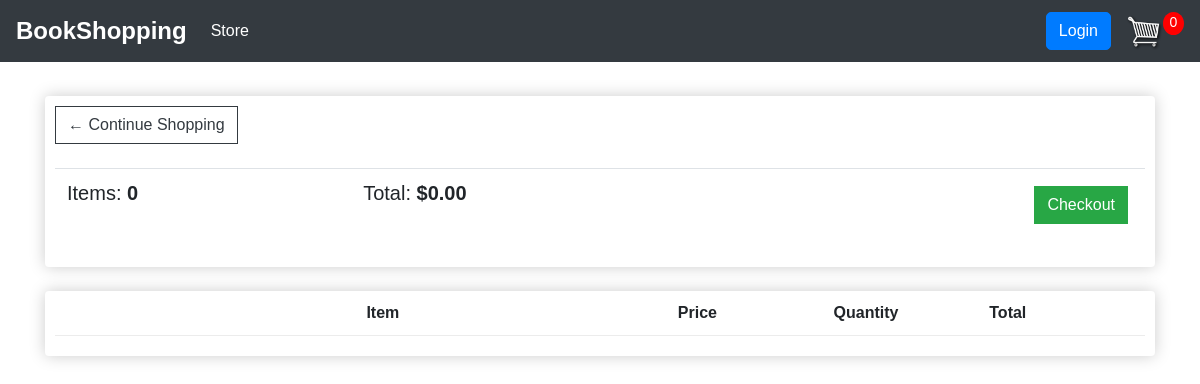
The app's page /cart/ (signed in), older data.
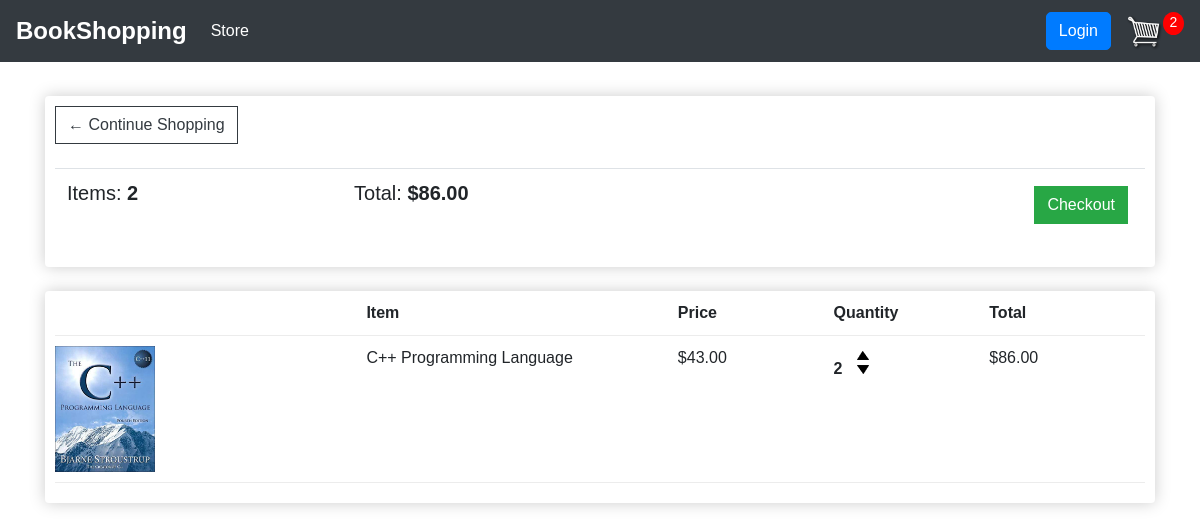
The same page, newer data.
### store/models.py (models this page shows, shortened)
class Order(models.Model):
    customer=models.ForeignKey(CustomUser,on_delete=models.SET_NULL,blank=True,null=True)
    date_ordered=models.DateTimeField(auto_now_add=True)
    complete=models.BooleanField(default=False,null=True,blank=False)
    transaction_id=models.CharField(max_length=200,null=True)
    @property
    def get_cart_total(self):
        orderitems=self.orderitem_set.all()
        total=sum([item.get_total for item in orderitems])
        return total
    @property
    def get_cart_items(self):
        orderitems=self.orderitem_set.all()
        total=sum([item.quantity for item in orderitems])
        return total

class OrderItem(models.Model):
    book=models.ForeignKey(Book,on_delete=models.SET_NULL,blank=True,null=True)
    order=models.ForeignKey(Order,on_delete=models.SET_NULL,blank=True,null=True)
    quantity=models.IntegerField(default=0,null=True,blank=True)
    date_added=models.DateTimeField(auto_now_add=True)
    @property
    def get_total(self):
        return self.book.price * self.quantity

class Book(models.Model):
    writer=models.ForeignKey(Writer,on_delete=models.CASCADE)
    category=models.ForeignKey(Category,on_delete=models.CASCADE)
    name=models.CharField(max_length=100)
    slug=models.SlugField(max_length=100,unique=True,db_index=True)
    price=models.DecimalField(max_digits=7,decimal_places=2)
    stock=models.IntegerField()
    digital=models.BooleanField(default=False,blank=True,null=True)
    coverpage=models.FileField(upload_to="coverpage/")
    bookpage=models.FileField(upload_to="bookpage/")
    created_at=models.DateTimeField(auto_now_add=True)
    updated_at=models.DateTimeField(auto_now=True)
    totalreview=models.IntegerField(default=1)
    totalrating=models.IntegerField(default=5)
    status=models.IntegerField(default=0)
    description=models.TextField()
    @property
    def bookURL(self):
        try:
            url=self.coverpage.url
        except:
            url=''
        return url

### store/views.py (the view)
# urls.py: path('cart/',views.cart,name='cart'),
def cart(request):
    data=cartData(request)
    cartItems=data['cartItems']
    items=data['items']
    order=data['order']
    context={'items':items,'order':order,'cartItems':cartItems}
    return render(request,'store/cart.html',context)

### accounts/models.py (called while the page is built)
    def __str__(self):
        return self.email

### store/utils.py (called while the page is built)
def cartData(request):
    if request.user.is_authenticated:
        customer=request.user
        order, created=Order.objects.get_or_create(customer=customer,complete=False)
        items=order.orderitem_set.all()
        cartItems=order.get_cart_items
    else:
        cookieData=cookieCart(request)
        cartItems=cookieData['cartItems']
        items=cookieData['items']
        order=cookieData['order']
    return {'items':items,'order':order,'cartItems':cartItems}

### store/templates/store/cart.html
{% extends 'store/main.html' %}
{% load static %}
{% block content %}
    <div class="row">
        <div class="col-lg-12">
            <div class="box-element">
                <a class="btn btn-outline-dark" href="{% url 'store' %}">&#x2190; Continue Shopping</a>
                <br>
                <br>
                <table class="table">
                    <tr>
                        <th><h5>Items: <strong>{{order.get_cart_items}}</strong></h5></th>
                        <th><h5>Total: <strong>${{order.get_cart_total|floatformat:2}}</strong></h5></th>
                        <th>
                            <a style="float:right; margin:5px" class="btn btn-success" href="{% url 'checkout' %}">Checkout</a>
                        </th>
                    </tr>
                </table>
            </div>
            <br>
            <div class="box-element">
                <div class="cart-row">
                    <div style="flex:2"></div>
                    <div style="flex:2"><strong>Item</strong></div>
                    <div style="flex:1"><strong>Price</strong></div>
                    <div style="flex:1"><strong>Quantity</strong></div>
                    <div style="flex:1"><strong>Total</strong></div>
                </div>
                {% for item in items %}
                <div class="cart-row">
                    <div style="flex:2"><img class="row-image" src="{{item.book.bookURL}}" alt=""></div>
                    <div style="flex:2"><p>{{item.book.name}}</p></div>
                    <div style="flex:1"><p>${{item.book.price|floatformat:2}}</p></div>
                    <div style="flex:1">
                        <p class="quantity">{{item.quantity}}</p>
                        <div class="quantity">
                            <img data-book="{{item.book.id}}" data-action="add" class="chg-quantity update-cart" src="{% static 'images/arrow-up.png' %}" alt="">
                            <img data-book="{{item.book.id}}" data-action="remove" class="chg-quantity update-cart" src="{% static 'images/arrow-down.png' %}" alt="">
                        </div>
                    </div>
                    <div style="flex:1"><p>${{item.get_total|floatformat:2}}</p></div>
                </div>
                {% endfor %}
            </div>
        </div>
    </div>
{% endblock content %}

Row changes from the older to the newer data that the page shows:
no longer on this page (row edited): Order: get_cart_items "0", get_cart_total "0.00"
added Order: get_cart_items "2", get_cart_total "86.00"
added OrderItem: book.bookURL (picture), book.name "C++ Programming Language", book.price "43.00", quantity "2", get_total "86.00"
Text that changed along with them:
{{ cartItems }}: "0" → "2"
